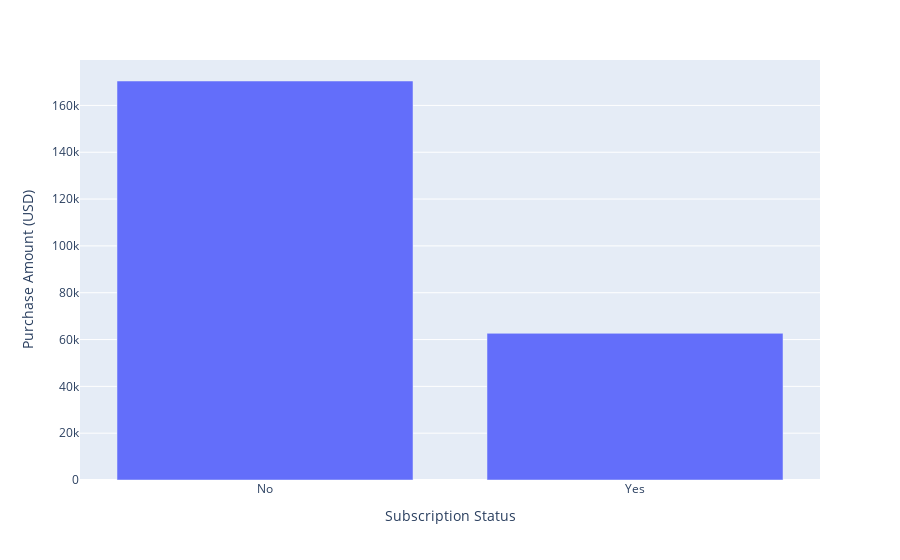

Notebook cell for this chart:
### Code cell
fig = px.bar(subscription_status ,x= 'Subscription Status' , y = 'Purchase Amount (USD)')
fig.show()

### Figure 1 — Plotly figure (JSON) as saved in the notebook; plotly's stock layout.template omitted (floating-point values rounded to 4 significant figures)
{"data": [{"alignmentgroup": "True", "hovertemplate": "Subscription Status=%{x}<br>Purchase Amount (USD)=%{y}<extra></extra>", "legendgroup": "", "marker": {"color": "#636efa", "pattern": {"shape": ""}}, "name": "", "offsetgroup": "", "orientation": "v", "showlegend": false, "textposition": "auto", "type": "bar", "x": ["No", "Yes"], "xaxis": "x", "y": [170436, 62645], "yaxis": "y"}], "layout": {"barmode": "relative", "legend": {"tracegroupgap": 0}, "margin": {"t": 60}, "xaxis": {"anchor": "y", "domain": [0, 1], "title": {"text": "Subscription Status"}}, "yaxis": {"anchor": "x", "domain": [0, 1], "title": {"text": "Purchase Amount (USD)"}}}}
